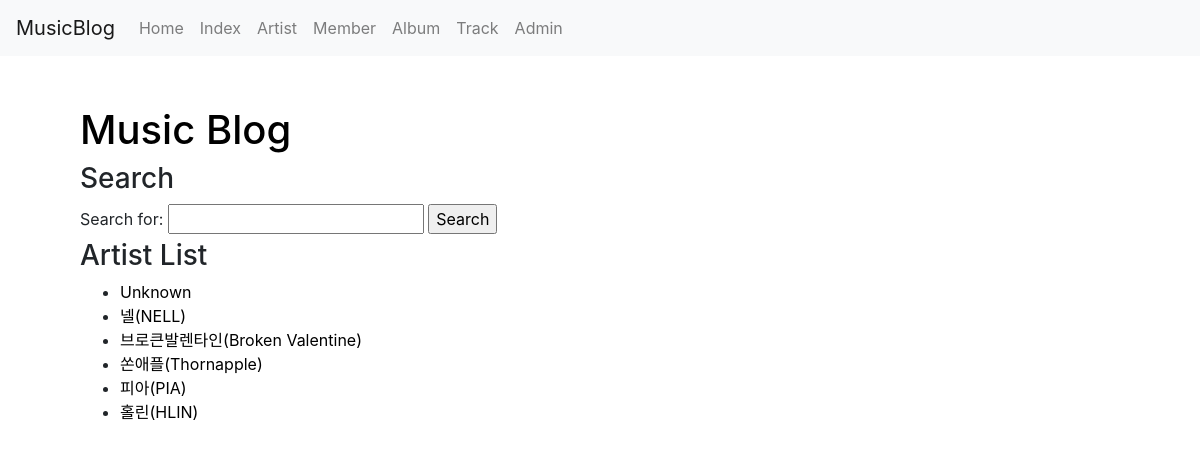
Before: /musicblog/artist/ with the older database file.
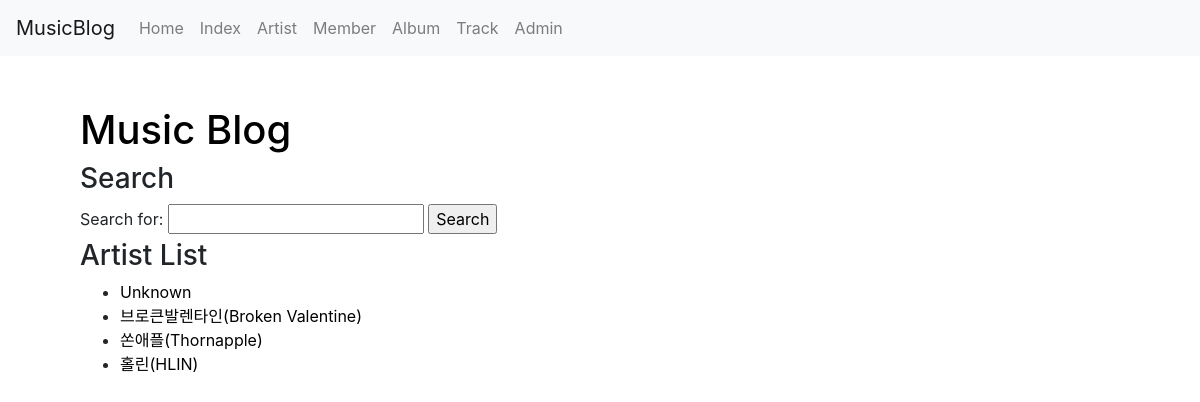
After: the same page with the newer database file.
### musicb/models.py (models this page shows, shortened)
class Artist(models.Model):
    name = models.CharField(verbose_name="Name", null=False, blank=False, unique=True, max_length=50)
    slug = models.SlugField("Slug", unique=True, allow_unicode=True, help_text='one word for title alias.') #처음에는 default값 정해주고, admin.py 수정 후에는 지우면 됨 (왜 그럴까 시발)
    company = models.CharField(verbose_name="Company", default="No company", max_length=50, null=True, blank=True)
    debut = models.PositiveIntegerField(default=2020, validators=[MinValueValidator(1900), MaxValueValidator(2021)], null=True, blank=True)
    artist_info = models.TextField(verbose_name='ArtistInfo', default="There is no information.", null=True, blank=True)

### musicb/views.py (the view)
# urls.py: path('artist/', views.ArtistLV.as_view(), name='artistview'),
class ArtistLV(ListView):
    def get_queryset(self):
        return Artist.objects.order_by('name')
    allow_empty = True

### musicb/templates/musicb/artist_list.html (shortened to what this page needs)
{% extends 'musicb/base.html' %}
{% block content %}
    {% include 'musicb/musicblog_base.html' %}
    <h3>Artist List</h3>
    {% if object_list %}
        <ul>
            {% for artist in object_list %}
                <li><a class='no_linkdecoration' href="{% url 'musicblog:artistview_detail' artist.slug %}">{{artist.name}}</a></li>
            {% endfor %}
        </ul>
    {% else %}
        There is no artist.
    {% endif %}
{% endblock %}

Changed rows visible on the page:
removed Artist: name "넬(NELL)"
removed Artist: name "피아(PIA)"
